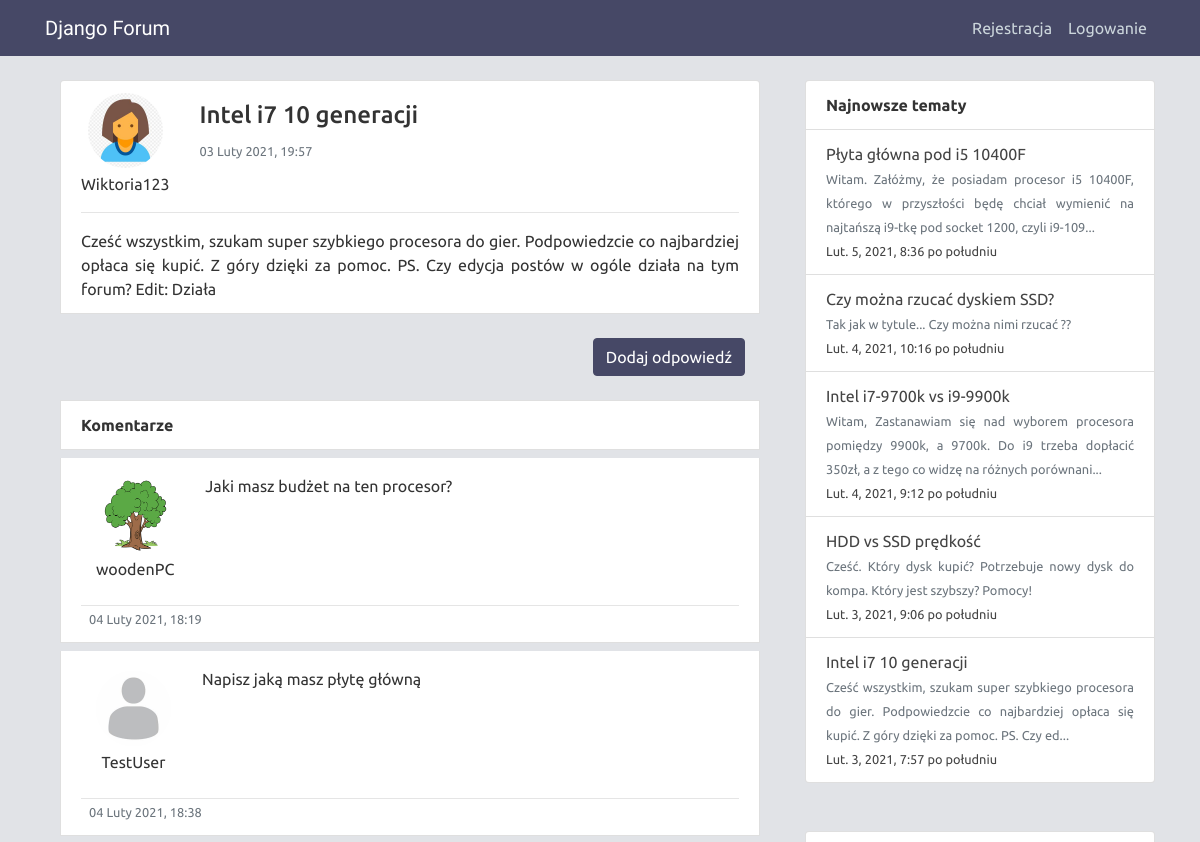
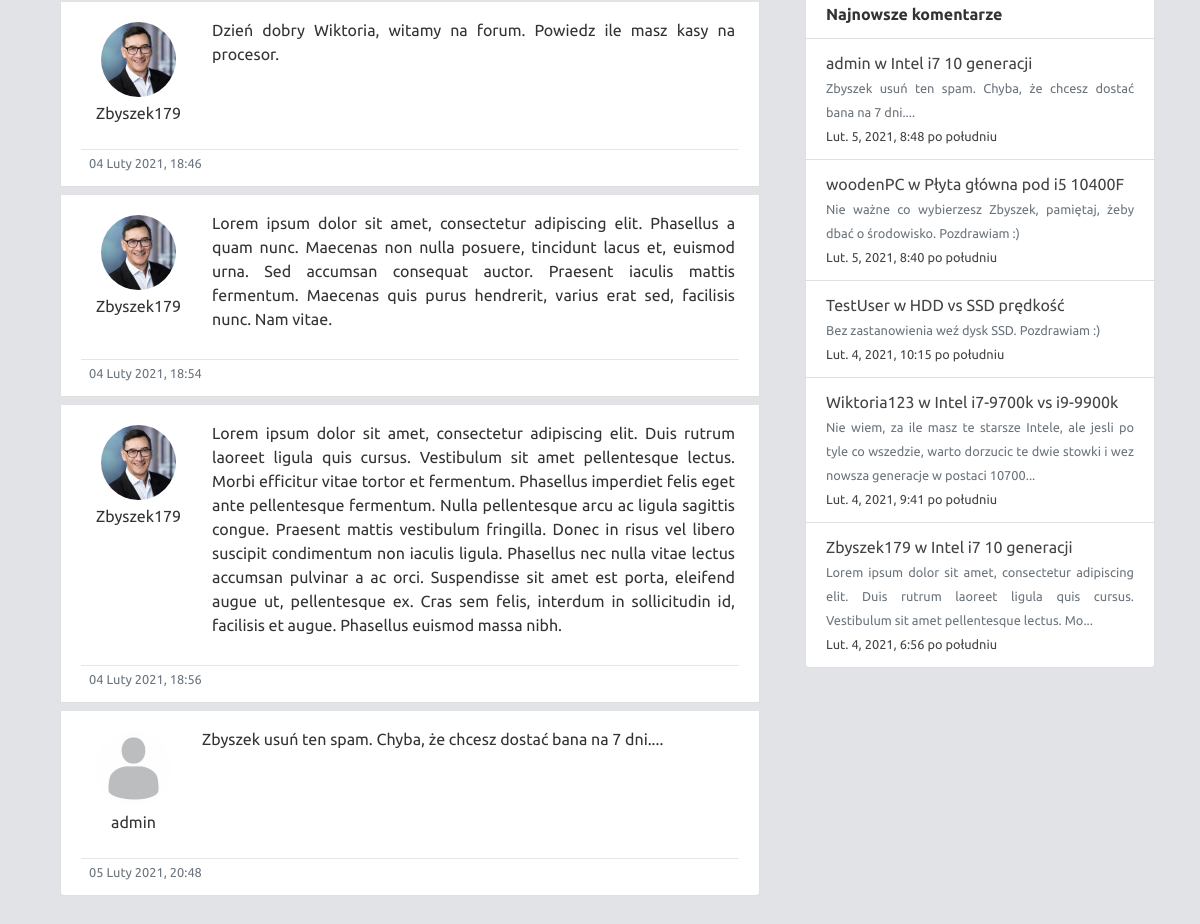
Screenshot of /thread/13/ with the database file from the repository (2 pictures, top to bottom).
### users/models.py (models this page shows, shortened)
class Profile(models.Model):
    user = models.OneToOneField(User, on_delete=models.CASCADE)
    image = models.ImageField(default='profile_images/default.jpg', upload_to='profile_images')

### forum/models.py (models this page shows, shortened)
class Thread(models.Model):
    author = models.ForeignKey(User, on_delete=models.CASCADE)
    subforum = models.ForeignKey(Subforum, on_delete=models.CASCADE)
    title = models.CharField(max_length=200)
    content = models.TextField()
    created_at = models.DateTimeField(auto_now_add=True)

class Comment(models.Model):
    author = models.ForeignKey(User, on_delete=models.CASCADE)
    thread = models.ForeignKey(Thread, on_delete=models.CASCADE)
    content = models.TextField()
    created_at = models.DateTimeField(auto_now_add=True)

### forum/views.py (the view)
# urls.py: path('thread/<int:pk>/', ThreadDetailView.as_view(), name='thread-detail'),
class ThreadDetailView(DetailView):
    model = Thread
    def get_context_data(self, **kwargs):
        context = super().get_context_data(**kwargs)
        thread = Thread.objects.filter(id=self.object.pk).first()
        profile = Profile.objects.filter(user=thread.author).first()
        thread.author.profile = profile
        context['author'] = thread.author
        context['comments'] = Comment.objects.filter(thread=thread.id)
        return context

### forum/context_processors.py (called while the page is built)
def sidebar(request):
    threads = Thread.objects.order_by('-created_at')[:5]
    for thread in threads:
        thread.content = thread.content[:140] + (thread.content[140:] and '...')
    comments = Comment.objects.order_by('-created_at')[:5]
    for comment in comments:
        comment.content = comment.content[:140] + (comment.content[140:] and '...')
    return {
        "new_threads": threads,
        "new_comments": comments
    }

### forum/templates/forum/thread_detail.html (shortened to what this page needs)
{% extends "forum/base.html" %}
{% block content %}
<section>
    <div class="container">
        <div class="list-group">
            <div class="list-group-item">
                <div class="row">
                    <div class="col-auto text-center">
                        <img class="rounded-circle mb-1" src="{{ author.profile.image.url }}" alt="{{ user.username }}">
                        <br>
                        {{ object.author }}
                    </div>
                    <div class="col-auto mt-2">
                        <h4 class="text-justify">{{ object.title }}</h4>
                        <small class="text-muted">{{ object.created_at|date:"d F Y, H:i" }}</small>
                    </div>
                </div>
                <hr>
                <div class="text-justify">
                    {{object.content}}
                </div>
            </div>
            <div class="container mt-4">
                <a class="btn btn-primary mx-auto float-right" href="{% url 'comment-create' object.id %}">
                    Dodaj odpowiedź
                </a>
            </div>
            {% if comments %}
            <div class="list-group-item font-weight-bold mt-4">
                Komentarze
            </div>
            {% for comment in comments %}
            <div class="list-group-item mt-2">
                <div class="d-flex flex-row mb-4">
                    <div class="col-auto text-center mt-2">
                        <img class="rounded-circle mb-1" src="{{ comment.author.profile.image.url }}" alt="{{ user.username }}">
                        <br>
                        {{ comment.author }}
                    </div>
                    <div class="text-justify m-1 ml-3">
                        {{comment.content}}
                    </div>
                </div>
                <hr class="hr">
                <small class="text-muted ml-2">{{ comment.created_at|date:"d F Y, H:i" }}</small>
            </div>
            {% endfor %}
            {% else %}
            <div class="container mt-5 text-center">
                <h4>W tym wątku nie ma jeszcze komentarzy</h4>
            </div>
            {% endif %}
        </div>
    </div>
</section>
{% endblock content %}

### forum/templates/forum/base.html (shortened to what this page needs)
{% load static %}
<!DOCTYPE html>
<html lang="pl">
<head>
    <link rel="stylesheet" href="https://cdn.jsdelivr.net/npm/bootstrap@4.6.0/dist/css/bootstrap.min.css">
    <link rel="stylesheet" href="https://maxcdn.bootstrapcdn.com/font-awesome/4.7.0/css/font-awesome.min.css">
    <link rel="stylesheet" type="text/css" href="{% static 'forum/main.css' %}">
</head>
<body>
    <header class="header">
        <nav class="navbar navbar-expand-md navbar-dark fixed-top nav-bg-color">
            <div class="container">
                <a class="navbar-brand mr-4" href="{% url 'forum-home' %}">Django Forum</a>
                <div class="collapse navbar-collapse" id="navbarToggle">
                    <div class="navbar-nav ml-auto">
                        {% if user.is_authenticated %}
                        <a class="nav-item nav-link" href="{% url 'profile' %}">Profil</a>
                        <a class="nav-item nav-link" href="{% url 'logout' %}">Wyloguj</a>
                        {% else %}
                        <a class="nav-item nav-link" href="{% url 'register' %}">Rejestracja</a>
                        <a class="nav-item nav-link" href="{% url 'login' %}">Logowanie</a>
                        {% endif %}
                    </div>
                </div>
            </div>
        </nav>
    </header>
    <main role="main" class="container mb-5">
        <div class="row">
            <div class="col-md-8">
                {% block content %}{% endblock %}
            </div>
            <div class="col-md-4">
                <div class="list-group">
                    <div class="list-group-item font-weight-bold">
                        Najnowsze tematy
                    </div>
                    {% for thread in new_threads %}
                    <div class="list-group-item">
                        <div class="row">
                            <a class="col-md-auto text-justify links" href="{% url 'thread-detail' thread.id %}">
                                {{ thread.title }}<br>
                                <small class="text-muted">{{ thread.content }}</small>
                                <br><small class="">{{ thread.created_at }}</small>
                            </a>
                        </div>
                    </div>
                    {% endfor %}
                </div>
                <div class="list-group mt-5">
                    <div class="list-group-item font-weight-bold">
                        Najnowsze komentarze
                    </div>
                    {% for comment in new_comments %}
                    <div class="list-group-item">
                        <div class="row">
                            <a class="col-md-auto text-justify links" href="{% url 'thread-detail' comment.thread.id %}">
                                {{ comment.author }} w {{ comment.thread.title }}<br>
                                <small class="text-muted">{{ comment.content }}</small>
                                <br><small class="">{{ comment.created_at }}</small>
                            </a>
                        </div>
                    </div>
                    {% endfor %}
                </div>
            </div>
        </div>
    </main>
</body>
</html>

### forum/static/forum/main.css (style rules this page uses)
* { font-family: 'Ubuntu', sans-serif; }
body { background: #e1e3e7; color: #333333; margin-top: 5rem; }
.navbar-brand { font-family: 'Sriracha', cursive; }
.nav-bg-color { background-color: #464866; }
.header .navbar-nav .nav-link { color: #cbd5db; }
.links { color: #444444; }
.btn { background: #464866; border-color: #464866; box-shadow: none; outline: none; }
.rounded-circle { width: 75px; height: 75px; }
.hr { margin: 0px; }

### rows the page displays
Thread: author "Wiktoria123", title "Intel i7 10 generacji", created_at "03 Luty 2021, 19:57", content "Cześć wszystkim, szukam super szybkiego procesora do gier. Podpowiedzcie co najbardziej opłaca się kupić. Z góry dzięki za pomoc. PS. Czy edycja postów w ogóle działa na tym forum? Edit: Działa", content "Cześć wszystkim, szukam super szybkiego procesora do gier. Podpowiedzcie co najbardziej opłaca się kupić. Z góry dzięki za pomoc. PS. Czy ed...", created_at "Lut. 3, 2021, 7:57 po południu"
Comment: author.profile.image (picture), author "woodenPC", content "Jaki masz budżet na ten procesor?", created_at "04 Luty 2021, 18:19"
Comment: author.profile.image (placeholder picture), author "TestUser", content "Napisz jaką masz płytę główną", created_at "04 Luty 2021, 18:38"
Comment: author.profile.image (picture), author "Zbyszek179", content "Dzień dobry Wiktoria, witamy na forum. Powiedz ile masz kasy na procesor.", created_at "04 Luty 2021, 18:46"
Comment: author.profile.image (picture), author "Zbyszek179", content "Lorem ipsum dolor sit amet, consectetur adipiscing elit. Phasellus a quam nunc. Maecenas non nulla posuere, tincidunt lacus et, euismod urna. Sed accumsan consequat auctor. Praesent iaculis mattis fermentum. Maecenas quis purus hendrerit, varius erat sed, facilisis nunc. Nam vitae.", created_at "04 Luty 2021, 18:54"
Comment: author.profile.image (picture), author "Zbyszek179", content "Lorem ipsum dolor sit amet, consectetur adipiscing elit. Duis rutrum laoreet ligula quis cursus. Vestibulum sit amet pellentesque lectus. Morbi efficitur vitae tortor et fermentum. Phasellus imperdiet felis eget ante pellentesque fermentum. Nulla pellentesque arcu ac ligula sagittis congue. Praesent mattis vestibulum fringilla. Donec in risus vel libero suscipit condimentum non iaculis ligula. Phasellus nec nulla vitae lectus accumsan pulvinar a ac orci. Suspendisse sit amet est porta, eleifend augue ut, pellentesque ex. Cras sem felis, interdum in sollicitudin id, facilisis et augue. Phasellus euismod massa nibh.", created_at "04 Luty 2021, 18:56", thread "Intel i7 10 generacji", content "Lorem ipsum dolor sit amet, consectetur adipiscing elit. Duis rutrum laoreet ligula quis cursus. Vestibulum sit amet pellentesque lectus. Mo...", created_at "Lut. 4, 2021, 6:56 po południu"
Comment: author.profile.image (placeholder picture), author "admin", content "Zbyszek usuń ten spam. Chyba, że chcesz dostać bana na 7 dni....", created_at "05 Luty 2021, 20:48", thread "Intel i7 10 generacji", created_at "Lut. 5, 2021, 8:48 po południu"
Thread: title "Płyta główna pod i5 10400F", content "Witam. Załóżmy, że posiadam procesor i5 10400F, którego w przyszłości będę chciał wymienić na najtańszą i9-tkę pod socket 1200, czyli i9-109...", created_at "Lut. 5, 2021, 8:36 po południu"
Thread: title "Czy można rzucać dyskiem SSD?", content "Tak jak w tytule... Czy można nimi rzucać ??", created_at "Lut. 4, 2021, 10:16 po południu"
Thread: title "Intel i7-9700k vs i9-9900k", content "Witam, Zastanawiam się nad wyborem procesora pomiędzy 9900k, a 9700k. Do i9 trzeba dopłacić 350zł, a z tego co widzę na różnych porównani...", created_at "Lut. 4, 2021, 9:12 po południu"
Thread: title "HDD vs SSD prędkość", content "Cześć. Który dysk kupić? Potrzebuje nowy dysk do kompa. Który jest szybszy? Pomocy!", created_at "Lut. 3, 2021, 9:06 po południu"
Comment: author "woodenPC", thread "Płyta główna pod i5 10400F", content "Nie ważne co wybierzesz Zbyszek, pamiętaj, żeby dbać o środowisko. Pozdrawiam :)", created_at "Lut. 5, 2021, 8:40 po południu"
Comment: author "TestUser", thread "HDD vs SSD prędkość", content "Bez zastanowienia weź dysk SSD. Pozdrawiam :)", created_at "Lut. 4, 2021, 10:15 po południu"
Comment: author "Wiktoria123", thread "Intel i7-9700k vs i9-9900k", content "Nie wiem, za ile masz te starsze Intele, ale jesli po tyle co wszedzie, warto dorzucic te dwie stowki i wez nowsza generacje w postaci 10700...", created_at "Lut. 4, 2021, 9:41 po południu"
